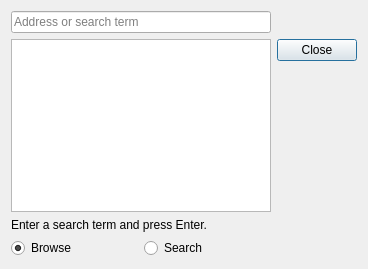
<?xml version="1.0" encoding="UTF-8"?>
<ui version="4.0">
 <class>GoTo</class>
 <widget class="QDialog" name="GoTo">
  <property name="geometry">
   <rect>
    <x>0</x>
    <y>0</y>
    <width>368</width>
    <height>269</height>
   </rect>
  </property>
  <property name="windowTitle">
   <string>Go To...</string>
  </property>
  <layout class="QGridLayout" name="gridLayout">
   <item row="0" column="0">
    <widget class="QLineEdit" name="searchLineEdit">
     <property name="placeholderText">
      <string>Address or search term</string>
     </property>
    </widget>
   </item>
   <item row="1" column="0">
    <widget class="QListView" name="bookmarkListView">
     <property name="isWrapping" stdset="0">
      <bool>false</bool>
     </property>
     <property name="wordWrap">
      <bool>true</bool>
     </property>
    </widget>
   </item>
   <item row="1" column="1">
    <widget class="QDialogButtonBox" name="buttonBox">
     <property name="orientation">
      <enum>Qt::Vertical</enum>
     </property>
     <property name="standardButtons">
      <set>QDialogButtonBox::Close</set>
     </property>
    </widget>
   </item>
   <item row="2" column="0">
    <widget class="QLabel" name="descriptionLabel">
     <property name="text">
      <string>Enter a search term and press Enter.</string>
     </property>
     <property name="wordWrap">
      <bool>true</bool>
     </property>
    </widget>
   </item>
   <item row="3" column="0">
    <layout class="QHBoxLayout" name="horizontalLayout">
     <item>
      <widget class="QRadioButton" name="browseButton">
       <property name="text">
        <string>Browse</string>
       </property>
       <property name="checked">
        <bool>true</bool>
       </property>
      </widget>
     </item>
     <item>
      <widget class="QRadioButton" name="searchButton">
       <property name="text">
        <string>Search</string>
       </property>
      </widget>
     </item>
    </layout>
   </item>
  </layout>
 </widget>
 <resources>
  <include location="libmarble.qrc"/>
  <include location="../marble.qrc"/>
 </resources>
 <connections>
  <connection>
   <sender>buttonBox</sender>
   <signal>accepted()</signal>
   <receiver>GoTo</receiver>
   <slot>accept()</slot>
   <hints>
    <hint type="sourcelabel">
     <x>248</x>
     <y>254</y>
    </hint>
    <hint type="destinationlabel">
     <x>157</x>
     <y>274</y>
    </hint>
   </hints>
  </connection>
  <connection>
   <sender>buttonBox</sender>
   <signal>rejected()</signal>
   <receiver>GoTo</receiver>
   <slot>reject()</slot>
   <hints>
    <hint type="sourcelabel">
     <x>316</x>
     <y>260</y>
    </hint>
    <hint type="destinationlabel">
     <x>286</x>
     <y>274</y>
    </hint>
   </hints>
  </connection>
 </connections>
</ui>
